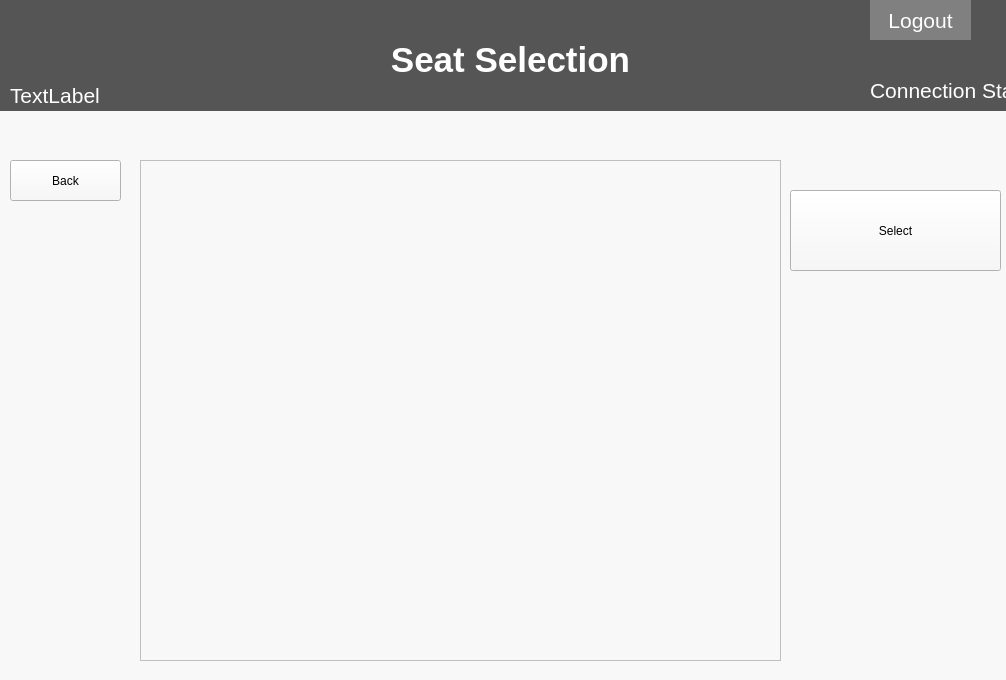
<?xml version="1.0" encoding="UTF-8"?>
<ui version="4.0">
 <class>chairs</class>
 <widget class="QWidget" name="chairs">
  <property name="geometry">
   <rect>
    <x>0</x>
    <y>0</y>
    <width>1006</width>
    <height>680</height>
   </rect>
  </property>
  <property name="windowTitle">
   <string>Seats</string>
  </property>
  <property name="styleSheet">
   <string notr="true">background-color: #f8f8f8;</string>
  </property>
  <widget class="QWidget" name="Body" native="true">
   <property name="geometry">
    <rect>
     <x>0</x>
     <y>0</y>
     <width>1051</width>
     <height>691</height>
    </rect>
   </property>
   <property name="styleSheet">
    <string notr="true">background-color: #f8f8f8;</string>
   </property>
   <widget class="QWidget" name="Header" native="true">
    <property name="geometry">
     <rect>
      <x>0</x>
      <y>0</y>
      <width>1051</width>
      <height>111</height>
     </rect>
    </property>
    <property name="styleSheet">
     <string notr="true">background-color:#555555;
color:#000000;</string>
    </property>
    <widget class="QLabel" name="user">
     <property name="geometry">
      <rect>
       <x>10</x>
       <y>10</y>
       <width>221</width>
       <height>31</height>
      </rect>
     </property>
     <property name="styleSheet">
      <string notr="true">color: #FFFFFF;
font-size:20pt;
font-weight:bold;</string>
     </property>
     <property name="text">
      <string>&lt;User Logged in&gt;</string>
     </property>
    </widget>
    <widget class="QPushButton" name="logout">
     <property name="geometry">
      <rect>
       <x>870</x>
       <y>0</y>
       <width>101</width>
       <height>40</height>
      </rect>
     </property>
     <property name="styleSheet">
      <string notr="true">background-color:#808080; color: #FFFFFF;
font-size: 21px;
border:3;</string>
     </property>
     <property name="text">
      <string>Logout</string>
     </property>
    </widget>
    <widget class="QLabel" name="title">
     <property name="geometry">
      <rect>
       <x>310</x>
       <y>10</y>
       <width>401</width>
       <height>101</height>
      </rect>
     </property>
     <property name="styleSheet">
      <string notr="true">color: #FFFFFF;
text-align: center;
font-size:26pt;
font-weight:bold;</string>
     </property>
     <property name="text">
      <string>&lt;html&gt;&lt;head/&gt;&lt;body&gt;&lt;p align=&quot;center&quot;&gt;Seat Selection&lt;/p&gt;&lt;/body&gt;&lt;/html&gt;</string>
     </property>
    </widget>
    <widget class="QLabel" name="connetion">
     <property name="geometry">
      <rect>
       <x>870</x>
       <y>40</y>
       <width>281</width>
       <height>101</height>
      </rect>
     </property>
     <property name="styleSheet">
      <string notr="true">color: #FFFFFF;
font-size: 21px;</string>
     </property>
     <property name="text">
      <string>Connection Status</string>
     </property>
    </widget>
    <widget class="QLabel" name="clock">
     <property name="geometry">
      <rect>
       <x>10</x>
       <y>80</y>
       <width>171</width>
       <height>31</height>
      </rect>
     </property>
     <property name="styleSheet">
      <string notr="true">color: #FFFFFF;
font-size: 21px;</string>
     </property>
     <property name="text">
      <string>TextLabel</string>
     </property>
    </widget>
   </widget>
   <widget class="QTableView" name="tableView">
    <property name="geometry">
     <rect>
      <x>140</x>
      <y>160</y>
      <width>641</width>
      <height>501</height>
     </rect>
    </property>
    <property name="minimumSize">
     <size>
      <width>611</width>
      <height>501</height>
     </size>
    </property>
    <property name="autoFillBackground">
     <bool>false</bool>
    </property>
    <property name="styleSheet">
     <string notr="true">QHeaderView::section { background-color:#555555; color:#FFFFFF; font-weight:bold;}</string>
    </property>
    <property name="verticalScrollBarPolicy">
     <enum>Qt::ScrollBarAsNeeded</enum>
    </property>
    <property name="horizontalScrollBarPolicy">
     <enum>Qt::ScrollBarAsNeeded</enum>
    </property>
    <property name="sizeAdjustPolicy">
     <enum>QAbstractScrollArea::AdjustToContentsOnFirstShow</enum>
    </property>
    <property name="selectionBehavior">
     <enum>QAbstractItemView::SelectItems</enum>
    </property>
    <property name="showGrid">
     <bool>true</bool>
    </property>
    <attribute name="horizontalHeaderDefaultSectionSize">
     <number>100</number>
    </attribute>
    <attribute name="horizontalHeaderHighlightSections">
     <bool>true</bool>
    </attribute>
    <attribute name="horizontalHeaderMinimumSectionSize">
     <number>50</number>
    </attribute>
    <attribute name="horizontalHeaderStretchLastSection">
     <bool>false</bool>
    </attribute>
    <attribute name="verticalHeaderVisible">
     <bool>false</bool>
    </attribute>
    <attribute name="verticalHeaderStretchLastSection">
     <bool>false</bool>
    </attribute>
   </widget>
   <widget class="QPushButton" name="back">
    <property name="geometry">
     <rect>
      <x>10</x>
      <y>160</y>
      <width>111</width>
      <height>41</height>
     </rect>
    </property>
    <property name="text">
     <string>Back</string>
    </property>
   </widget>
   <widget class="QPushButton" name="selection">
    <property name="geometry">
     <rect>
      <x>790</x>
      <y>190</y>
      <width>211</width>
      <height>81</height>
     </rect>
    </property>
    <property name="text">
     <string>Select</string>
    </property>
   </widget>
  </widget>
 </widget>
 <resources/>
 <connections/>
</ui>
